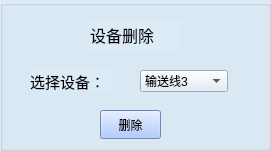
         <widget class="QGroupBox" name="groupBox_15">
          <property name="geometry">
           <rect>
            <x>1330</x>
            <y>560</y>
            <width>271</width>
            <height>151</height>
           </rect>
          </property>
          <property name="styleSheet">
           <string notr="true">background-color: rgb(221, 235, 247);</string>
          </property>
          <property name="title">
           <string/>
          </property>
          <widget class="QLabel" name="label_82">
           <property name="geometry">
            <rect>
             <x>90</x>
             <y>20</y>
             <width>91</width>
             <height>31</height>
            </rect>
           </property>
           <property name="text">
            <string>&lt;html&gt;&lt;head/&gt;&lt;body&gt;&lt;p&gt;&lt;span style=&quot; font-size:12pt;&quot;&gt;设备删除&lt;/span&gt;&lt;/p&gt;&lt;/body&gt;&lt;/html&gt;</string>
           </property>
          </widget>
          <widget class="QLabel" name="label_83">
           <property name="geometry">
            <rect>
             <x>30</x>
             <y>70</y>
             <width>81</width>
             <height>21</height>
            </rect>
           </property>
           <property name="text">
            <string>&lt;html&gt;&lt;head/&gt;&lt;body&gt;&lt;p&gt;&lt;span style=&quot; font-size:11pt;&quot;&gt;选择设备：&lt;/span&gt;&lt;/p&gt;&lt;/body&gt;&lt;/html&gt;</string>
           </property>
          </widget>
          <widget class="QComboBox" name="comboBox_3">
           <property name="geometry">
            <rect>
             <x>140</x>
             <y>70</y>
             <width>88</width>
             <height>22</height>
            </rect>
           </property>
           <item>
            <property name="text">
             <string>输送线3</string>
            </property>
           </item>
          </widget>
          <widget class="QPushButton" name="pushButton_6">
           <property name="geometry">
            <rect>
             <x>100</x>
             <y>110</y>
             <width>61</width>
             <height>29</height>
            </rect>
           </property>
           <property name="styleSheet">
            <string notr="true">background-color: rgb(155, 189, 255);</string>
           </property>
           <property name="text">
            <string>删除</string>
           </property>
          </widget>
         </widget>
